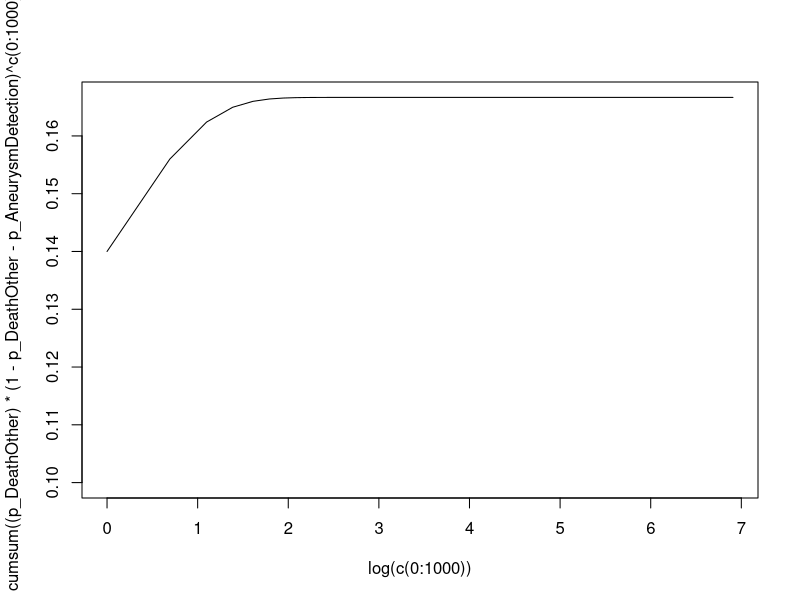

Source code (R): (Note: this script raises an error after producing the figure.)
##########################
#### HSTM_1 PRACTICAL ####
##########################

# Set up
rm(list = ls()) # clear environment
options(scipen = 999) # disable scientific notation

#----------------------------#
#### 0: Define parameters ####
#----------------------------#

# Probabilities
p_NewAneurysm       <- 	0.10 # Probability that an individual develops a new intracranial aneurysm 
p_AneurysmDetection <- 	0.50 # Probability that a newly developed aneurysm is detected
p_TreatmentIsFatal  <- 	0.20 # Probability that treatment of a detected aneurysm induces a fatal complication
p_DeathOther        <- 	0.10 # Probability of death due to causes unrelated to aneurysms

#----------------------------------------------------------#
#### 2: Answer the questions and fill transition matrix ####
#----------------------------------------------------------#

#1. Use the model parameters (the `p_[NAME] parameters`) defined in the `Assignment.R` and the model structure to calculate the following probabilities/quantities (subquestions a to j). 
##a. The probability than an individual dies from aneurysm treatment in month 2
0 
## Explanation: It is not possible to reach the DeathTreatment state in 2 cycles

##b. The probability that an individual starts in the Healthy state and remains there, that is, survives and does not develop an aneurysm, in 1 year
(1 - p_NewAneurysm - p_DeathOther)^12
## Explanation: Survival without new aneurysm has probability 0.8 per cycle

##c. The probability that an individual develops 2 aneurysms and is treated successfully twice, in 6 months’ time
(p_NewAneurysm * p_AneurysmDetection * (1 - p_TreatmentIsFatal)) ^ 2
## OR: (p_NewAneurysm * p_AneurysmDetection * (1 - p_TreatmentIsFatal)) * (p_NewAneurysm * p_AneurysmDetection * (1 - p_TreatmentIsFatal))
## Explanation: probability of new anerism x probability it is detected * probability it is sucessfully treated
## This has to be exponentiated by because this process should occur twice

##d. The probability that an individual dies of other causes within the first month
p_DeathOther
## Explanantion: Just the probability of dying immediately in cycle 1

##e. The probability that an individual dies of other causes within the first 2 months
p_DeathOther + (1 - p_DeathOther - p_NewAneurysm) * p_DeathOther + p_NewAneurysm * p_DeathOther
## Explanation: Death from Healthy in cycle 1 or 2 plus death from NewAneurysm in cycle 2

##f. The probability that an individual with a new and untreated aneurysm (that remains untreated) develops an additional, new aneurysm, in 2 years’ time
0 
## Explanantion: In this model it is not possible to have more than 1 untreated aneurysm

##g. The excess mortality risk (expressed as relative risk) of individuals with successfully treated aneurysms compared to healthy individuals
1
## Explanation: Given survival of treatment all treated individuals will return to the Healthy state in the cycle following treatment
## Explanation: This Markov model has no 'memory': all individuals in a health state are similar, regardless of their history

##h. The risk of death from a car accident for an individual with a detected unruptured aneurysm
0
## Explanation: Due to the severity of aneurysm treatment death from other causes is ignored in the cycle patients are treated

##i. [OPTIONAL] The sensitivity of the (unknown) test used to detect aneurysms after 4 months/repetitions
p_AneurysmDetection + p_AneurysmDetection * (1 - p_AneurysmDetection - p_DeathOther) +
  p_AneurysmDetection * (1 - p_AneurysmDetection - p_DeathOther) ^ 2 +
  p_AneurysmDetection * (1 - p_AneurysmDetection - p_DeathOther) ^ 3
## Explanation: Every cycle there is 50% of detection in individuals still alive and without previous detection
## Explanation: Hence, for each cycle, the probability of staying in the 'Detected intracranial aneurysm health state is calculated (1 - p_AneurysmDetection - p_DeathOther) and is multiplied by the probability of detecting the aneurysm (0.5)

##j. [OPTIONAL] The probability that an individual with a new aneurysm dies before it is detected (you can give an approximation, or the exact value)
sum((p_DeathOther) * (1 - p_DeathOther - p_AneurysmDetection) ^ c(0:1)) # 2 cycles
sum((p_DeathOther) * (1 - p_DeathOther - p_AneurysmDetection) ^ c(0:2)) # 3 cycles
sum((p_DeathOther) * (1 - p_DeathOther - p_AneurysmDetection) ^ c(0:3)) # 4 cycles

sum((p_DeathOther) * (1 - p_DeathOther - p_AneurysmDetection) ^ c(0:1000)) # limit, the number 1000 can be increased if needed
plot(y = cumsum((p_DeathOther) * (1 - p_DeathOther - p_AneurysmDetection) ^ c(0:1000)), 
     x = log(c(0:1000)),
     type = "l") # graphic of the solution (x on the log scale)

## Explanation: The approximation for 2,3,4 cycles is 0.140, 0.156, 0.162 respectively, the true value (limit) equals 1/6 = 0.166
## Explanation: See http://www.mathsisfun.com/algebra/sequences-sums-geometric.html for a more extensive explanation
## Explanation: Here we have a=1/10 and r=2/5 so the sum of our geometric series converges to a*(1/(1-r)) = 1/10*(1/(1-2/5)) = 1/6


# Create a matrix (called `m_tp`) containing 5 rows and 5 columns (using the matrix() function)
# Assign the value 0 to all cells of the matrix to start with
# Name the rows and column (argument dimnames of the function): "Healthy", "NewAneurysm",	"DetectedAneurysm", "DeathOther",	"DeathTreatment"
v_names_hs <- c("Healthy", "NewAneurysm",	"DetectedAneurysm", "DeathOther",	"DeathTreatment")
m_tp <- matrix(0, 
               ncol = length(v_names_hs),
               nrow = length(v_names_hs),
               dimnames = list(v_names_hs,
                               v_names_hs))

# Fill the matrix with the values of the transition probabilities
# The rows indicate the health state from which persons transit
# The columns indicate the health state to which persons transit
## You can use the names of the rows and columns to assign the transition probabilities to each cell.
## Do not forget to define the probability of remaining in a health state!
m_tp["Healthy", "Healthy"]     <- 1- p_NewAneurysm - p_DeathOther # Example
m_tp["Healthy", "DeathOther"]  <- p_DeathOther
m_tp["Healthy", "NewAneurysm"] <- p_NewAneurysm
m_tp["NewAneurysm", "DetectedAneurysm"] <- p_AneurysmDetection
m_tp["NewAneurysm", "DeathOther"] <- p_DeathOther
m_tp["NewAneurysm", "NewAneurysm"] <- 1 - p_AneurysmDetection - p_DeathOther
m_tp["DetectedAneurysm", "Healthy"] <- 1 - p_TreatmentIsFatal
m_tp["DetectedAneurysm", "DeathTreatment"] <- p_TreatmentIsFatal
m_tp["DeathOther", "DeathOther"] <- 1
m_tp["DeathTreatment", "DeathTreatment"] <- 1

# Check whether all rows sum up to one!
## Using the rowSums() function
rowSums(m_tp) == 1 # all true!


#-----------------------------------------#
#### 3: Transition matrix in Shiny app ####
#-----------------------------------------#

# The following assignments should be performed using the R shiny app.
# Use the following command to open it and follow the instructions
runGitHub("Teaching", "Xa4P", subdir = "Basics/shiny_app_cea/", ref = "main")

#-----------------------------------------#
#### 4: Building the cohort simulation ####
#-----------------------------------------#

# This part of the assignment focuses on modelling the disease progression of healthy individuals
# using the matrix (m_tp) you just defined
# Source: https://arxiv-org.ezproxy2.utwente.nl/abs/2001.07824

## 4.a. (Re)define `m_tp` as in the previous assignment
## Using the transition probabiities
# Probabilities
p_NewAneurysm  	    <- 0.10 # Probability that an individual develops a new intracranial aneurysm 
p_AneurysmDetection <- 0.50 # Probability that a newly developed aneurysm is detected
p_TreatmentIsFatal  <- 0.20 # Probability that treatment of a detected aneurysm induces a fatal complication
p_DeathOther  	    <- 0.10 # Probability of death due to causes unrelated to aneurysms

v_names_hs <- c("Healthy", "NewAneurysm",	"DetectedAneurysm", "DeathOther",	"DeathTreatment")
m_tp <- matrix(0, 
               ncol = length(v_names_hs),
               nrow = length(v_names_hs),
               dimnames = list(v_names_hs,
                               v_names_hs))

# Fill the matrix with the values of the transition probabilities
# The rows indicate the health state from which persons transit
# The columns indicate the health state to which persons transit
## You can use the names of the rows and columns to assign the transition probabilities to each cell.
## Do not forget to define the probability of remaining in a health state!
m_tp["Healthy", "Healthy"]     <- 1- p_NewAneurysm - p_DeathOther # Example
m_tp["Healthy", "DeathOther"]  <- p_DeathOther
m_tp["Healthy", "NewAneurysm"] <- p_NewAneurysm
m_tp["NewAneurysm", "DetectedAneurysm"] <- p_AneurysmDetection
m_tp["NewAneurysm", "DeathOther"] <- p_DeathOther
m_tp["NewAneurysm", "NewAneurysm"] <- 1 - p_AneurysmDetection - p_DeathOther
m_tp["DetectedAneurysm", "Healthy"] <- 1 - p_TreatmentIsFatal
m_tp["DetectedAneurysm", "DeathTreatment"] <- p_TreatmentIsFatal
m_tp["DeathOther", "DeathOther"] <- 1
m_tp["DeathTreatment", "DeathTreatment"] <- 1

## 4.b. To evaluate the progression of individuals over multiple cycle,
## we need to define:
n_cycles <- 36 # the number of cycles to simulate, assume 3 years
n_pt <- 10000  # the size of the cohort, assume 10000 persons
m_hs <- matrix(0, 
               nrow = n_cycles + 1,
               ncol = length(v_names_hs),
               dimnames = list(c(0:n_cycles),
                               v_names_hs)) # a cohort state matrix, containing [n_cycles + 1] rows (because the first row is the start position), and as much column as the number of health states.
## fill this matrix with 0's for now

## We then need to define the starting positions of the cohort
## Assign all individuals to the "Healthy" health state in the first row of the `m_hs` matrix
v_start_hs <- c(n_pt, 0, 0, 0, 0)
m_hs[1, ] <- v_start_hs

## Perform the matrix multiplication to determine the state membership over the cycles.
## To determine the number of individuals in each health state during each cycle, one need to multiply the vector of state membership in the previous cycle by the transition matrix
## Example: to calculate the number of individuals in each state in cycle 1, multiply the state membership in cycle 0 by the transition matrix
## HINT: to do so, use a a for loop over rows 2 to 41 of the `m_hs` matrix

for(cycle in 1:n_cycles){
  
  # For your matrix of health state
  m_hs[cycle + 1, ] <- m_hs[cycle, ] %*% m_tp # matrix multiplication

}

## Inspect the first row of the cohort simulation, using the head() function
head(m_hs)

## Inspect whether the sum of all rows equal 10000 (thus if you do not 'loose' or add any individuals in your simulation)
which(round(rowSums(m_hs), 10) != 10000) # check rowsums  = 10000 --> 0 --> good!

png("cohort_simulation_plot.png", width = 20, height = 20*9/16, units = "cm", res = 300)
plot(y = m_hs[, "Healthy"]/ n_pt, 
     x = rownames(m_hs),
     type = 'l',
     main = 'Health state membership over model cycles',
     xlab = 'Cycle number',
     ylab = 'Proportion of individuals')
lines(y = m_hs[, "NewAneurysm"]/ n_pt, 
      x = rownames(m_hs), 
      col = 'red')
lines(y = m_hs[, "DetectedAneurysm"]/ n_pt, 
      x = rownames(m_hs), 
      col = 'blue')
lines(y = m_hs[, "DeathOther"]/ n_pt, 
      x = rownames(m_hs), 
      col = 'orange')
lines(y = m_hs[, "DeathTreatment"]/ n_pt, 
      x = rownames(m_hs), 
      col = 'lightgrey')
legend("right",  
       legend = v_names_hs, 
       col = c('black', 'red', 'blue', 'orange', 'lightgrey'),
       lty = 1
       )
dev.off()

## 4.c.	Use your cohort simulation to calculate the number of individuals being alive after exactly 3 years. 
## Remember that individuals only remain alive if they are in one of the three health states “Healthy” , “ NewAneurysm”  and “ Detected Aneurysm”.
round(sum(m_hs[37, "Healthy"], m_hs[37, "NewAneurysm"], m_hs[37, "DetectedAneurysm"]))

## 4.d. Use your cohort simulation to calculate the cumulative number of person-months that is spent in the health states “Healthy” , “ NewAneurysm”  and “ Detected Aneurysm”.  
## Assume that we count state membership at the beginning of the cycle  
## HINT: Use the cumsum() function
n_months_Healthy_3years <- cumsum(m_hs[, "Healthy"])[36]
n_months_NewAneurysm_3years <- cumsum(m_hs[, "NewAneurysm"])[36]
n_months_DetectedAneurysm_3years <- cumsum(m_hs[, "DetectedAneurysm"])[36]

## 4.e. e)	Can you determine the average number of months that individuals in this model are alive, over the 3 year time horizon? Hint: you know the cohort size (10,000).
sum(n_months_Healthy_3years,
    n_months_NewAneurysm_3years,
    n_months_DetectedAneurysm_3years
)/n_pt

#n_months_Healthy_3years <- cumsum(m_hs[2:37, "Healthy"])[36] # when counting health state membership at the end of the cycle
#n_months_NewAneurysm_3years <- cumsum(m_hs[2:37, "NewAneurysm"])[36]
#n_months_DetectedAneurysm_3years <- cumsum(m_hs[2:37, "DetectedAneurysm"])[36]


## 4.f.	If you decrease the value of the parameter “pDeathOther” by 50%, 
## that is, enter the value 0.05 for parameter “pDeathOther”
## and increase the value of the parameter “pTreatmentIsFatal” by 50%, 
## that is, enter the value 0.40 for parameter “pTreatmentIsFatal”,
## How do you think these changes will affect the average number of months that individuals in this model are alive? 
### HINT: To do so, clone the transition matrix, modify these two probabilities, and reiterate the cohort simulation

# Clone transition matrix
m_tp_2 <- m_tp

# Re-define transition probabilities
p_TreatmentIsFatal  <- 0.40 # Probability that treatment of a detected aneurysm induces a fatal complication
p_DeathOther  	    <- 0.05 # Probability of death due to causes unrelated to aneurysms

# Re-define transitions in m_tp_2
m_tp_2["Healthy", "Healthy"]     <- 1- p_NewAneurysm - p_DeathOther # Example
m_tp_2["Healthy", "DeathOther"]  <- p_DeathOther
m_tp_2["Healthy", "NewAneurysm"] <- p_NewAneurysm
m_tp_2["NewAneurysm", "DetectedAneurysm"] <- p_AneurysmDetection
m_tp_2["NewAneurysm", "DeathOther"] <- p_DeathOther
m_tp_2["NewAneurysm", "NewAneurysm"] <- 1 - p_AneurysmDetection - p_DeathOther
m_tp_2["DetectedAneurysm", "Healthy"] <- 1 - p_TreatmentIsFatal
m_tp_2["DetectedAneurysm", "DeathTreatment"] <- p_TreatmentIsFatal
m_tp_2["DeathOther", "DeathOther"] <- 1
m_tp_2["DeathTreatment", "DeathTreatment"] <- 1

# Re-define matrix of health states
m_hs_2 <- matrix(0, 
               nrow = n_cycles + 1,
               ncol = length(v_names_hs),
               dimnames = list(c(0:n_cycles),
                               v_names_hs))
m_hs_2[1, ] <- v_start_hs # Define state membership start

# matrix multiplication to fill cohort simulation
for(cycle in 1:n_cycles){
  
  # For your matrix of health state
  m_hs_2[cycle + 1, ] <- m_hs_2[cycle, ] %*% m_tp_2 # matrix multiplication
  
}

## Inspect the first row of the cohort simulation, using the head() function
head(m_hs_2)

## Inspect whether the sum of all rows equal 10000 (thus if you do not 'loose' or add any individuals in your simulation)
which(round(rowSums(m_hs_2), 10) != 10000) # check rowsums  = 10000 --> 0 --> good!

## Re-calculate the cummulative number of individuals
n_months_Healthy_3years_2 <- cumsum(m_hs_2[1:36, "Healthy"])[36]
n_months_NewAneurysm_3years_2 <- cumsum(m_hs_2[1:36, "NewAneurysm"])[36]
n_months_DetectedAneurysm_3years_2 <- cumsum(m_hs_2[1:36, "DetectedAneurysm"])[36]

## Answer
sum(n_months_Healthy_3years_2,
    n_months_NewAneurysm_3years_2,
    n_months_DetectedAneurysm_3years_2
)/n_pt


## 4.f.	g)	First reset the parameters pDeathOther to value 0.1 and pTreatmentIsFatal to value 0.2. 
## What do you think will happen if we increase the sensitivity of the test to detect new aneurysms, from looking at the model structure? 
## Change the value of the parameter “p_AneurysmDetection” from 0.50 to 0.80 and determine again the average number of months that individuals in this model are alive, after 3 years. Can you explain the result? 
### HINT: To do so, clone the transition matrix, modify these two probabilities, and reiterate the cohort simulation

# Clone transition matrix
m_tp_3 <- m_tp

# Re-define transition probabilities
p_AneurysmDetection  <- 0.80 # Probability to detect the Aneurysm

# Re-define transitions in m_tp_3
m_tp_3["Healthy", "Healthy"]     <- 1- p_NewAneurysm - p_DeathOther # Example
m_tp_3["Healthy", "DeathOther"]  <- p_DeathOther
m_tp_3["Healthy", "NewAneurysm"] <- p_NewAneurysm
m_tp_3["NewAneurysm", "DetectedAneurysm"] <- p_AneurysmDetection
m_tp_3["NewAneurysm", "DeathOther"] <- p_DeathOther
m_tp_3["NewAneurysm", "NewAneurysm"] <- 1 - p_AneurysmDetection - p_DeathOther
m_tp_3["DetectedAneurysm", "Healthy"] <- 1 - p_TreatmentIsFatal
m_tp_3["DetectedAneurysm", "DeathTreatment"] <- p_TreatmentIsFatal
m_tp_3["DeathOther", "DeathOther"] <- 1
m_tp_3["DeathTreatment", "DeathTreatment"] <- 1

# Re-define matrix of health states
m_hs_3 <- matrix(0, 
                 nrow = n_cycles + 1,
                 ncol = length(v_names_hs),
                 dimnames = list(c(0:n_cycles),
                                 v_names_hs))
m_hs_3[1, ] <- v_start_hs # Define state membership start

# matrix multiplication to fill cohort simulation
for(cycle in 1:n_cycles){
  
  # For your matrix of health state
  m_hs_3[cycle + 1, ] <- m_hs_3[cycle, ] %*% m_tp_3 # matrix multiplication
  
}

## Inspect the first row of the cohort simulation, using the head() function
head(m_hs_3)

## Inspect whether the sum of all rows equal 10000 (thus if you do not 'loose' or add any individuals in your simulation)
which(round(rowSums(m_hs_3), 10) != 10000) # check rowsums  = 10000 --> 0 --> good!

## Re-calculate the cummulative number of individuals
n_months_Healthy_3years_3 <- cumsum(m_hs_3[1:36, "Healthy"])[36]
n_months_NewAneurysm_3years_3 <- cumsum(m_hs_3[1:36, "NewAneurysm"])[36]
n_months_DetectedAneurysm_3years_3 <- cumsum(m_hs_3[1:36, "DetectedAneurysm"])[36]

## Answer
sum(n_months_Healthy_3years_3,
    n_months_NewAneurysm_3years_3,
    n_months_DetectedAneurysm_3years_3
)/n_pt
